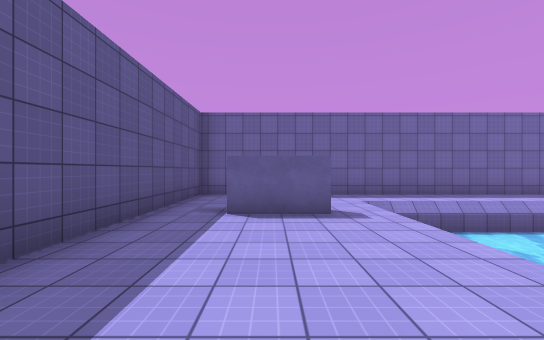
[1] (above)

18 first-person views from a walk through a scene from a Unity 3-D project. The camera is 1.4 m above the floor, looks level and sees 90° across. The floor is counted in squares, 1.89 m on a side. Each view is taken from the middle of a square. On the plan, view 1 faces up. The plan holds only what a view shows up to about 10 squares ahead; the rest is blank. The place goes on beyond the plan. The player is left out. Surface patterns are stand-ins for the level's own textures.

[2]
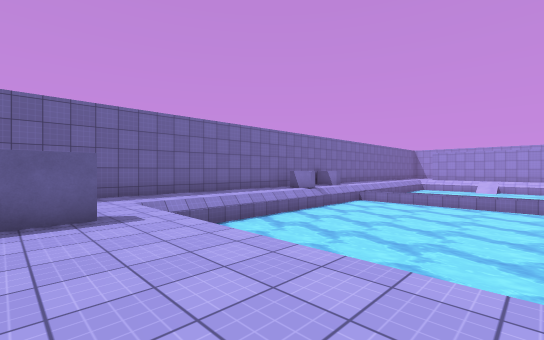

[3]
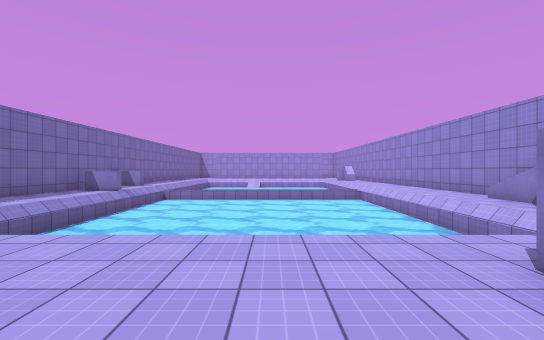

[4]
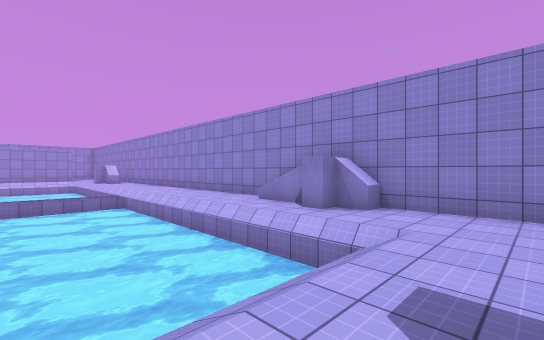

[5]
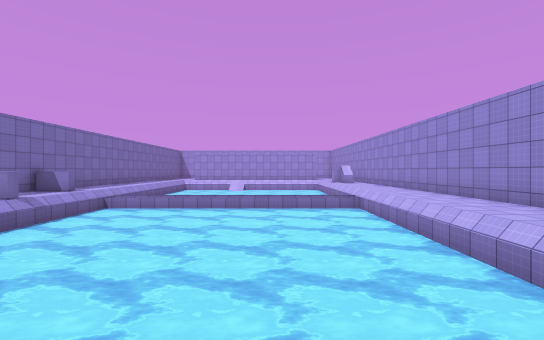

[6]
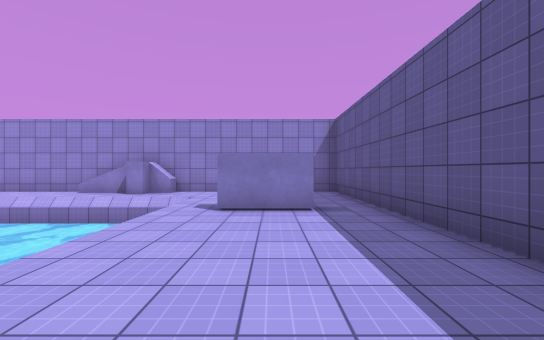

[7]
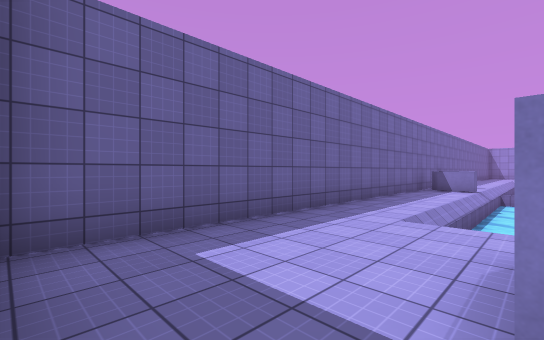

[8]
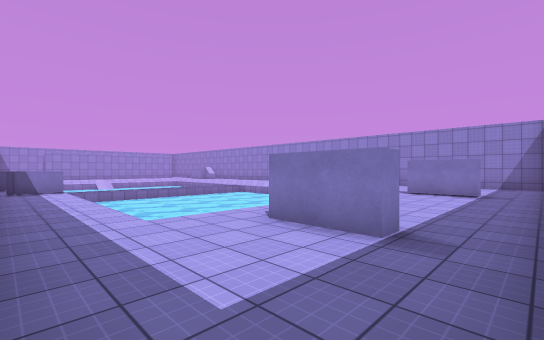

[9]
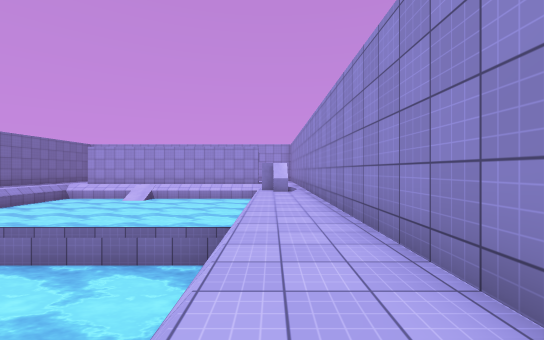

[10]
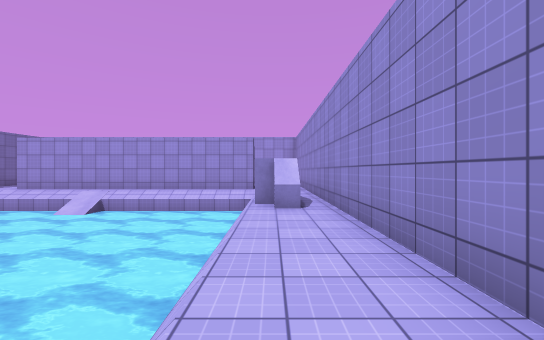

[11]
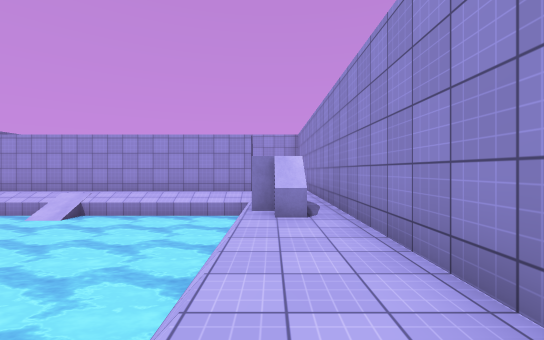

[12]
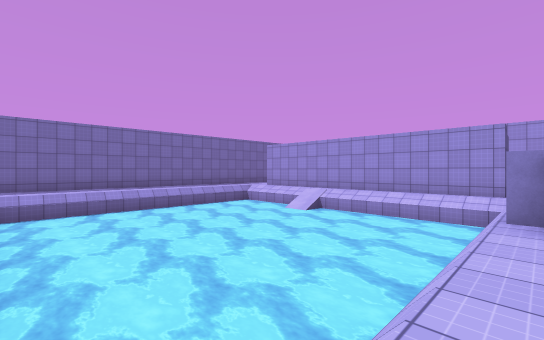

[13]
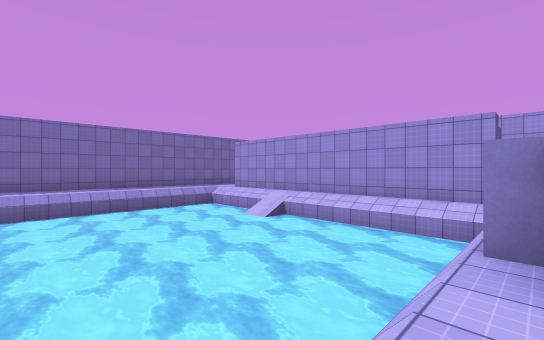

[14]
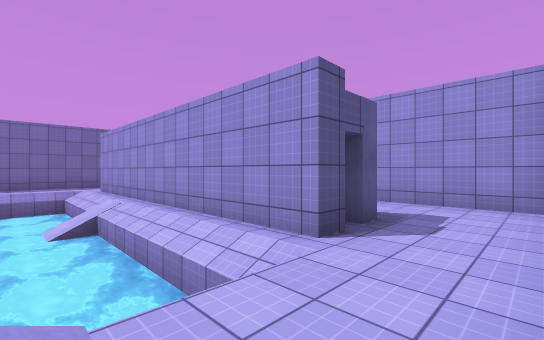

[15]
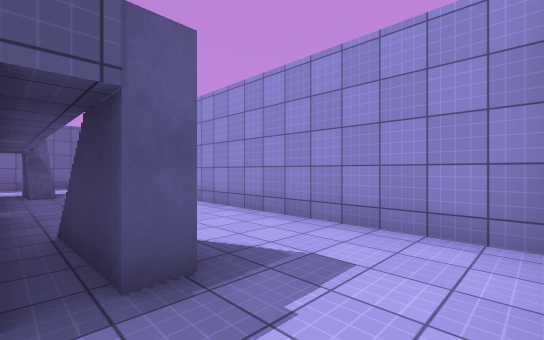

[16]
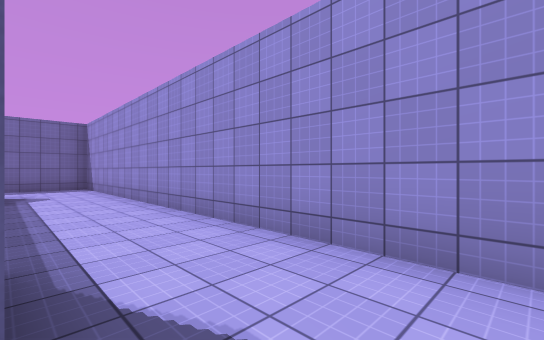

[17]
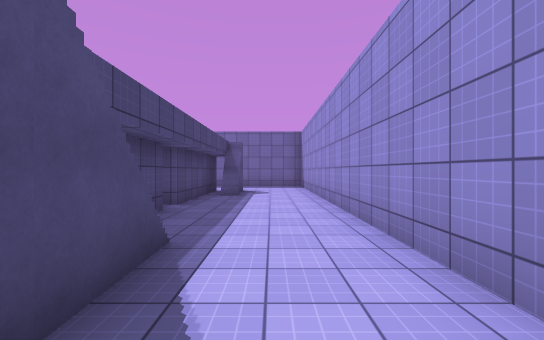

[18]
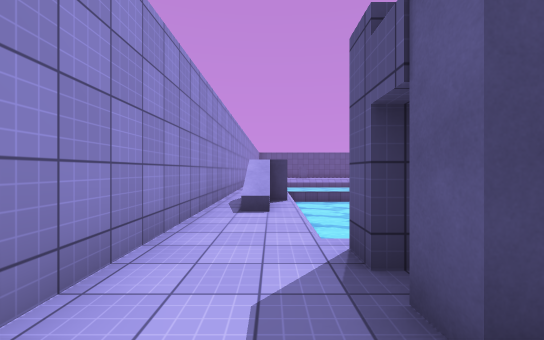

### Floor plan
Key: @ floor where view 1 was taken; # wall or solid block; . floor; / step, stairs or slope; ≈ water the walk keeps out of; ^ raised ledge.
Columns run from 3 left of view 1 to 27 right of it. Each row starts with its distance up from view 1.
  9 #####################  ########
  8 #...........#..#.....  .. ....#
  7 #...........^......... .......#
  6 #.....≈≈≈≈≈≈≈≈≈≈≈≈≈≈≈≈≈≈≈../..#
  5 #..#.. ≈≈≈≈≈≈≈≈≈≈≈≈≈≈≈≈≈≈##/..#
  4 #..... ≈≈≈≈≈≈≈≈≈≈≈≈≈≈≈≈≈≈##/..#
  3 #..... ≈≈≈≈≈≈≈≈≈≈≈≈≈≈≈≈≈≈##...#
  2 #..... ≈≈≈≈≈≈≈≈≈≈≈≈≈≈≈≈≈≈##...#
  1 #..... ≈≈≈≈≈≈≈≈≈≈≈≈≈≈≈≈≈≈##...#
  0 #..@.. ≈≈≈≈≈≈≈≈≈≈≈≈≈≈≈≈≈≈##...#
 -1 #..#..≈≈≈≈≈≈≈≈≈≈≈≈≈≈≈≈≈≈≈ #...#
 -2 #.. ..≈≈≈≈≈≈≈≈≈≈ ≈≈≈≈≈≈≈≈ ##..#
 -3 #.. ..≈≈≈≈≈≈≈≈≈≈≈≈≈≈≈≈≈≈≈###..#
 -4 #.. .................# .......#
 -5 #.. ...##^....................#
 -6 ########  ##################

Where each view was taken, in squares from view 1:
view 1: 0 up, 0 right, facing up
view 2: 0 up, 0 right, facing up-right
view 3: 1 up, 1 left, facing right
view 4: 0 up, 1 right, facing down-right
view 5: 0 up, 2 right, facing right
view 6: 4 up, 0 right, facing down
view 7: 5 up, 2 left, facing up-right
view 8: 8 up, 2 left, facing down-right
view 9: 4 down, 8 right, facing right
view 10: 4 down, 12 right, facing right
view 11: 4 down, 13 right, facing right
view 12: 4 down, 13 right, facing up-right
view 13: 4 down, 15 right, facing up-right
view 14: 5 down, 20 right, facing up-right
view 15: 5 down, 23 right, facing up-right
view 16: 4 down, 24 right, facing up-right
view 17: 4 down, 25 right, facing up
view 18: 4 down, 25 right, facing left
